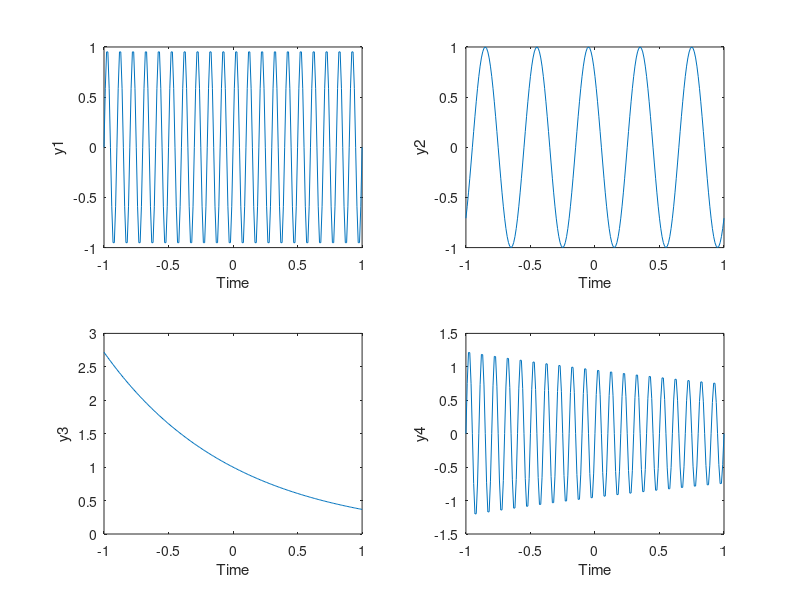

Reproduce this figure in MATLAB.
a = 1 + mod(231, 3);
t = -1:0.01:1;

subplot(2, 2, 1);
y1 = sin(20 * pi * a * t);
plot(t, y1)
xlabel('Time')
ylabel('y1')


subplot(2, 2, 2);
y2 = cos(5 * pi * a * t + pi/4);
plot(t, y2)
xlabel('Time')
ylabel('y2')


subplot(2, 2, 3);
y3 = exp(-1 * a * t);
plot(t, y3)
xlabel('Time')
ylabel('y3')


subplot(2, 2, 4);
y4 = exp(-0.25 * a * t) .* sin(20 * pi * t);
plot(t, y4)
xlabel('Time')
ylabel('y4')
